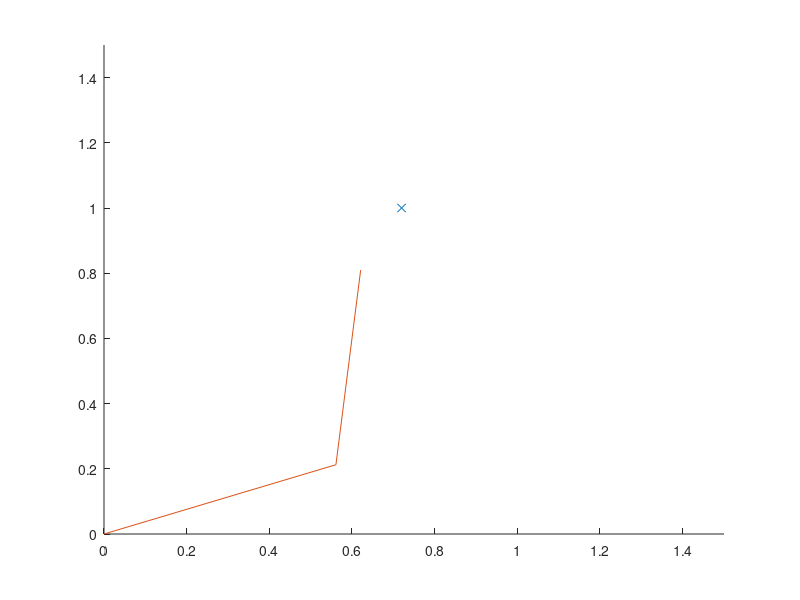
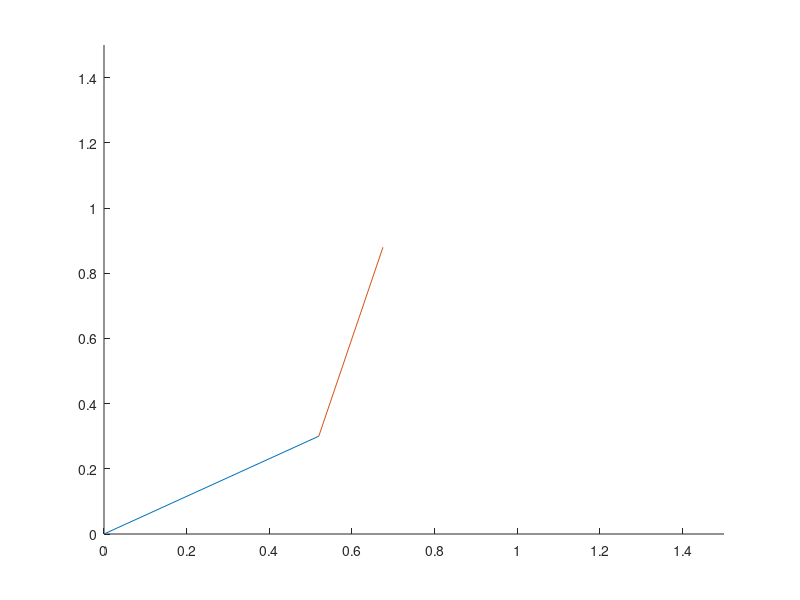
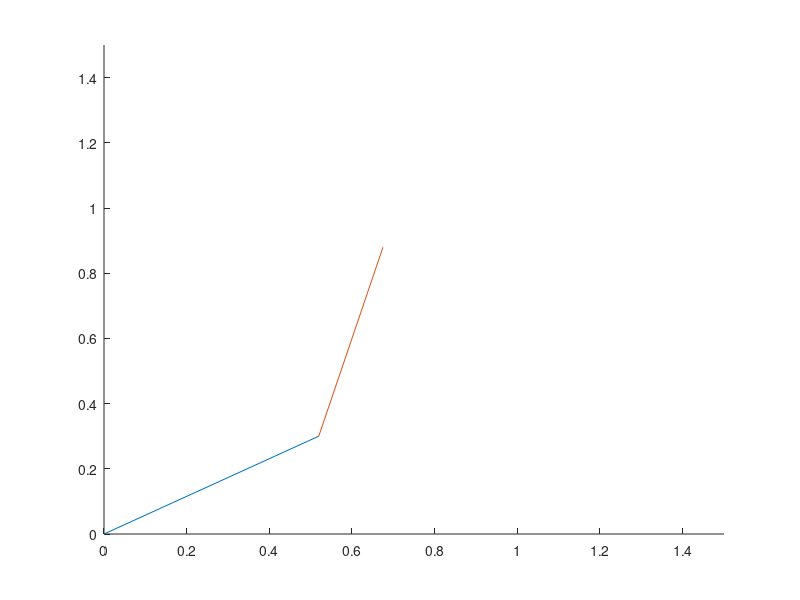
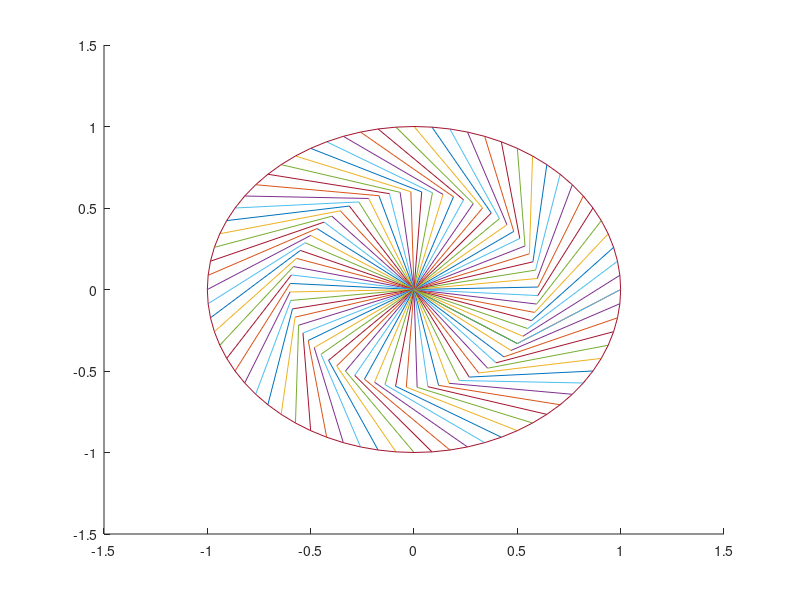

MATLAB code for these plots, in order:
%% Ponto qualquer
clc; close all; clear;

L1 = 0.6;
L2 = 0.6;

x = 0.72;
y = 1;

r = sqrt(x^2+y^2)
beta = (r^2-L1^2-L2^2)/(2*L1*L2);
alpha = y/x;
gama = (L1^2+r^2-L2^2)/(2*L1*r);

theta1 = rad2deg(alpha-gama);
theta2 = rad2deg(beta);

px1 = L1*cosd(theta1);
px2 = px1+L2*cosd(theta1+theta2);
py1 = L1*sind(theta1);
py2 = py1+L2*sind(theta1+theta2);

L1_calc = sqrt(px1^2+py1^2)
L2_calc = sqrt((px2-px1)^2+(py2-py1)^2)

px = [0 px1 px2];
py = [0 py1 py2];
hold on;
xlim([0 1.5]);
ylim([0 1.5]);
plot(x,y,'x');
plot(px,py);

%% Teste
clc; close all; clear;

L1 = 0.6;
L2 = 0.6;

t1 = 30;
t2 = 45;

px1 = L1*cosd(t1);
py1 = L1*sind(t1);
px2 = px1+L2*cosd(t1+t2);
py2 = py1+L2*sind(t1+t2);
r = sqrt(px2^2+py2^2)
L1_calc = sqrt(px1^2+py1^2)
L2_calc = sqrt((px2-px1)^2+(py2-py1)^2)
figure; hold on;
xlim([0 1.5]);
ylim([0 1.5]);
plot([0 px1],[0 py1]);
plot([px1 px2],[py1 py2]);

xd = 0.6749;
yd = 0.8796;

aux1 = (xd^2+yd^2-L1^2-L2^2)/(2*L1*L2);
theta2 = acosd(aux1)
aux2_num = yd*(L1+L2*cosd(theta2))-xd*L2*sind(theta2);
aux2_den = xd*(L1+L2*cosd(theta2))+yd*L2*sind(theta2);
aux2 = aux2_num/aux2_den;
% theta1 = atan2d(L2*cosd(theta2),L2*sind(theta2))
theta1 = atan2d(aux2_num, aux2_den)

px1 = L1*cosd(theta1);
py1 = L1*sind(theta1);
px2 = px1+L2*cosd(theta1+theta2);
py2 = py1+L2*sind(theta1+theta2);
r = sqrt(px2^2+py2^2)
L1_calc = sqrt(px1^2+py1^2);
L2_calc = sqrt((px2-px1)^2+(py2-py1)^2);
figure; hold on;
xlim([0 1.5]);
ylim([0 1.5]);
plot([0 px1],[0 py1]);
plot([px1 px2],[py1 py2]);

%% Circulo
clc; close all; clear;

L1 = 0.6;
L2 = 0.6;

circulo = 360;
num_pontos = 72;

tempo_d = 10;
intervalo = 10/num_pontos;
lista_tempos = 0:intervalo:tempo_d

theta_passo = circulo/num_pontos;

lista_thetas = [0:theta_passo:circulo];

raio = 1;
lista_posx = [];
lista_posy = [];

for i = 1:num_pontos+1
    lista_posx(i) = raio*cosd(lista_thetas(i));
    lista_posy(i) = raio*sind(lista_thetas(i));
end

figure; hold on;
xlim([-1.5 1.5]);
ylim([-1.5 1.5]);

lista_theta1 = [];
lista_theta2 = [];
for i = 1:num_pontos+1
    xd = lista_posx(i);
    yd = lista_posy(i);

    aux1 = (xd^2+yd^2-L1^2-L2^2)/(2*L1*L2);
    theta2 = acosd(aux1);
    lista_theta2(i) = theta2;
    aux2_num = yd*(L1+L2*cosd(theta2))-xd*L2*sind(theta2);
    aux2_den = xd*(L1+L2*cosd(theta2))+yd*L2*sind(theta2);
    aux2 = aux2_num/aux2_den;
    % theta1 = atan2d(L2*cosd(theta2),L2*sind(theta2))
    theta1 = atan2d(aux2_num, aux2_den);
    lista_theta1(i) = theta1;

    px1 = L1*cosd(theta1);
    py1 = L1*sind(theta1);
    px2 = px1+L2*cosd(theta1+theta2);
    py2 = py1+L2*sind(theta1+theta2);
    r = sqrt(px2^2+py2^2);
    L1_calc = sqrt(px1^2+py1^2);
    L2_calc = sqrt((px2-px1)^2+(py2-py1)^2);
    
    plot([0 px1],[0 py1]);
    plot([px1 px2],[py1 py2]);
end
plot(lista_posx,lista_posy);